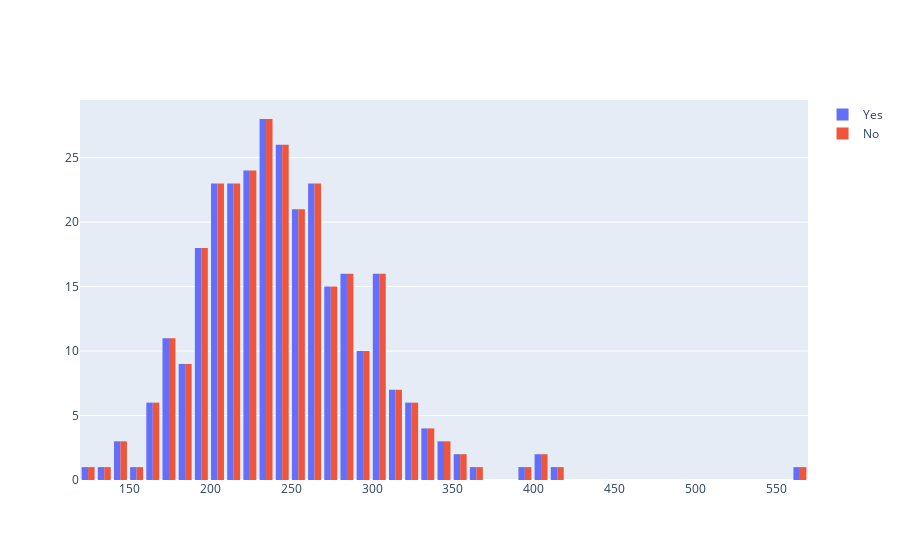

Here is the notebook cell this chart was saved with:
### Code cell
fig = go.Figure()

fig.add_trace(go.Histogram(x = df['chol'], name = 'Yes'))
fig.add_trace(go.Histogram(x = df['chol'], name = 'No'))

### Figure 1 — Plotly figure (JSON) as saved in the notebook; plotly's stock layout.template omitted (floating-point values rounded to 4 significant figures; data arrays with more than 128 entries replaced by an {"elided": "..."} marker saying what was removed)
{"data": [{"name": "Yes", "type": "histogram", "x": {"elided": "303 int values"}}, {"name": "No", "type": "histogram", "x": {"elided": "303 int values"}}], "layout": {}}
